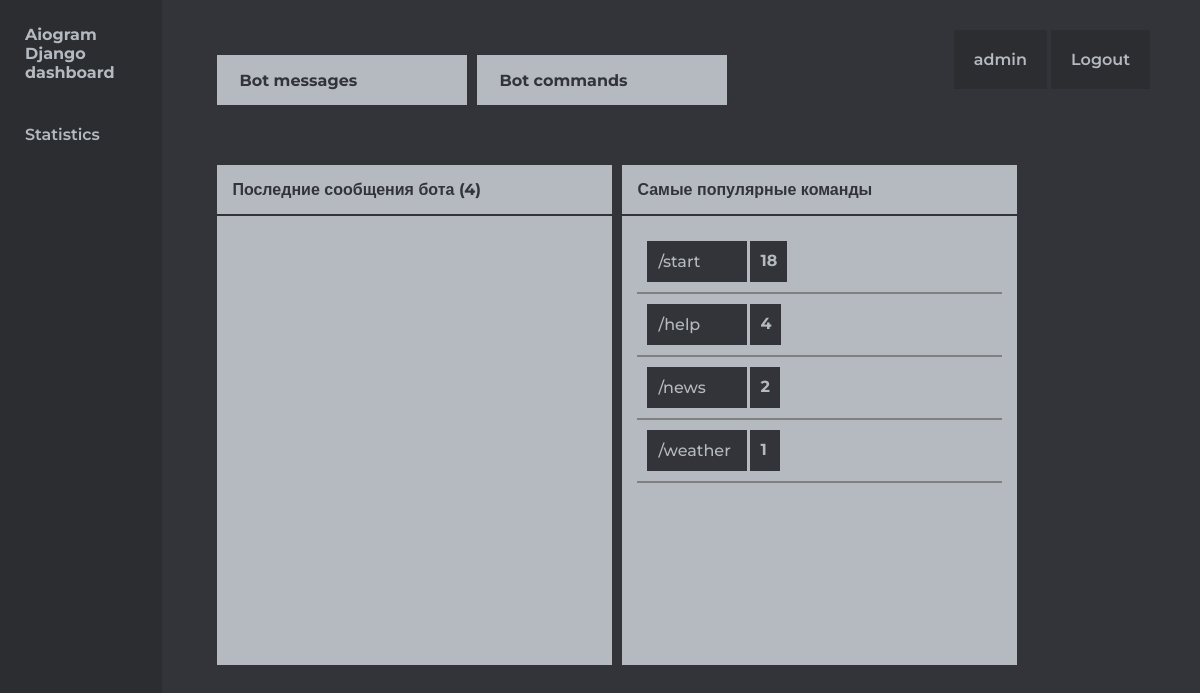
The app's page / (signed in), older data.
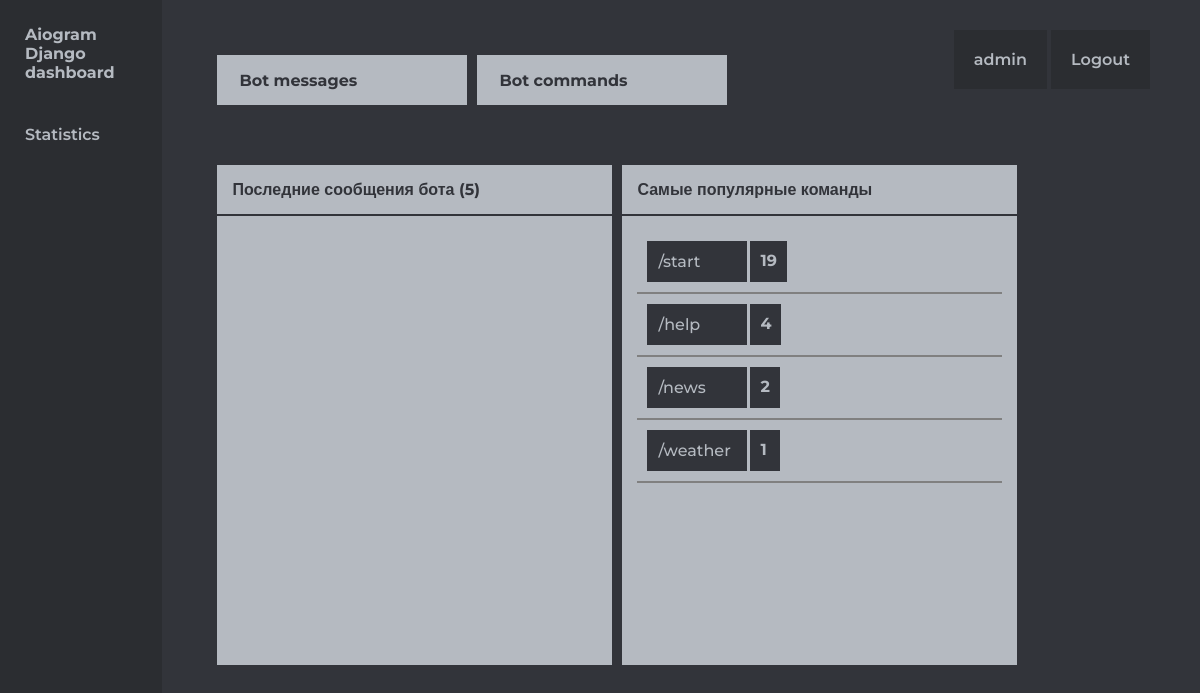
The same page, newer data.
### bot_messages/models.py (models this page shows, shortened)
class CommandLog(models.Model):
    command = models.ForeignKey('Command', on_delete=models.SET_NULL, null=True)
    calls_count = models.PositiveIntegerField(null=True, blank=True, default=0, editable=False)

class Command(models.Model):
    command = models.CharField(max_length=124)
    text = models.TextField()
    def __str__(self):
        return self.command

### bot_messages/views.py (the view)
# urls.py: path('', MessageListView.as_view(), name='messages-list'),
class MessageListView(ListView):
    template_name = 'bot_messages/message_list.html'
    model = Message
    context_object_name = 'messages'
    def get_context_data(self, **kwargs):
        context = super().get_context_data(**kwargs)
        context["title"] = "Bot analytics"
        context["popular_commands"] = CommandLog.objects.select_related('command').order_by("-calls_count")
        return context

### templates/bot_messages/message_list.html (shortened to what this page needs)
{% extends 'base.html' %}
{% load static %}
{% block links %}
<link rel="stylesheet" href="{% static 'css/dashboard.css' %}">
<link rel="stylesheet" href="{% static 'css/include/sidebar.css' %}">
{% endblock %}
{% block content %}
<div class="container">
    {% include 'include/sidebar.html' %}
    <section class="content">
    {% include 'include/dashboard-controls.html' %}
        <section class="articles">
            <article class="article__default bot__messages">
                <h1 class="title">Последние сообщения бота ({{ messages|length }})</h1>
                <ul class="messages__ul" id="messages__ul">
                </ul>
            </article>
            {% if perms.bot_messages.can_change_command %}
            <article class="article__default popular__commands">
                <h1 class="title">Самые популярные команды</h1>
                <ul class="commands__ul">
                    {% for command in popular_commands %}
                    <ul class="command__ul">
                        <li class="command_li command__title">{{ command.command }}</li>
                        <li class="command_li calls__value">{{ command.calls_count }}</li>
                    </ul>
                    {% endfor %}
                </ul>
            </article>
            {% endif %}
        </section>
    </section>
</div>
{% endblock %}

Row changes from the older to the newer data that the page shows:
changed CommandLog "/start": calls_count "18" → "19"
Text that changed along with them:
{{ messages|length }}: "4" → "5"
